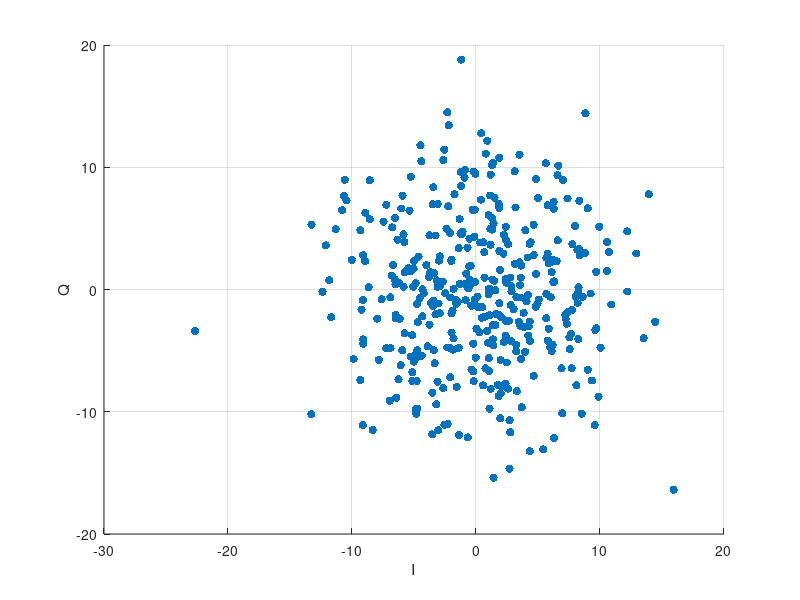

Write MATLAB code to recreate this figure.
Point = [
8.60662	-0.584141
-4.20736	-0.299705
9.933	5.13853
-3.39516	-4.97326
-9.23538	-1.64954
6.25543	7.16588
-2.54831	-11.0589
-6.14487	-2.39557
-0.112809	-0.845422
12.2012	-0.16294
-8.93048	6.27573
-5.46074	1.73214
-4.32134	0.0086945
-9.32365	-7.40383
-6.48497	-2.34411
-1.46171	-1.00459
12.929	2.94244
-5.85165	4.50898
-9.11121	2.7969
6.09457	1.4266
-3.16146	0.740808
-2.63135	10.5961
0.279751	-3.50759
1.1333	7.68634
7.33453	-2.79686
-10.5773	8.97611
-4.64076	2.69335
-12.3798	-0.189282
2.70704	-10.692
15.9407	-16.3821
1.29346	4.90263
4.82666	-1.40598
-7.61285	-0.795083
7.4206	-1.83597
7.20514	-2.08703
-1.6125	-0.832622
10.8973	-1.2268
-0.619007	0.0799214
-1.80362	0.0464522
7.76603	3.70692
5.86199	2.13697
-4.9945	2.33391
3.2943	-8.31346
3.24243	-5.0625
-13.2652	5.31382
-3.49176	6.97247
-0.134906	4.31391
12.1823	4.75378
6.63335	10.1358
1.41337	-15.4003
-9.12944	-11.0945
3.23512	-4.52132
-6.20277	0.543819
-1.08929	4.73795
-0.525001	4.16845
3.61877	0.960683
-5.95612	-4.97811
9.61641	-3.30985
-6.96195	-9.09639
-3.44492	8.37502
1.36848	-4.07935
-4.33003	-2.20202
0.768014	-6.44306
6.50373	2.31458
-5.83193	0.234903
5.78135	2.92865
9.68912	-3.17611
9.01843	6.63575
-1.39085	3.38575
1.87037	6.67992
-5.7563	1.41759
-2.14694	-4.76071
0.329915	3.84571
6.57059	9.354
1.83696	6.99011
-3.03668	-1.147
1.32251	0.807526
1.46407	0.71997
-10.4501	7.28534
0.59025	3.85282
2.70685	-14.6542
2.86345	-0.157177
-0.381753	-1.31371
8.36141	2.78896
-2.91038	0.279
0.24591	-1.43063
6.29647	-12.1413
-0.799485	1.29775
-1.9725	-1.96125
-1.73464	7.80022
2.40263	5.13158
4.83184	1.25776
-1.37752	-11.9101
3.49347	2.21617
10.557	1.50466
-5.27878	1.57773
1.41691	5.39844
0.40103	7.35335
-3.0943	6.9954
-7.24967	-4.81287
-8.6531	0.17512
-10.6522	7.66254
-8.55547	5.74281
6.175	-4.52251
2.75888	-11.6839
5.00569	7.50017
1.61938	-1.99777
3.96275	-5.10323
-5.75272	-3.59555
4.32823	-2.6162
5.79042	6.88464
-0.513424	0.304265
2.43871	0.555258
2.07825	-7.85797
6.27528	6.60716
-9.32259	4.85385
1.01406	6.08841
2.7481	0.977186
2.47671	-5.97383
-6.32478	4.06915
-0.0803183	0.638114
-3.78718	1.01398
-1.31273	0.453156
-4.8099	-5.16642
-9.10082	-4.4362
-0.556952	1.89661
-1.12407	4.52457
-4.75807	-9.73783
1.97834	-5.76869
-6.03065	6.62432
6.12274	2.27446
4.65642	5.29526
2.40742	0.865614
4.95321	-1.16149
8.78164	3.00326
-10.801	6.48196
-2.65103	-8.07199
4.40912	3.86036
-5.13174	-6.77145
-5.06859	0.225698
1.34324	-2.93094
-0.861537	0.452465
1.56905	-2.90768
-3.69267	1.41616
-2.08124	-0.65481
-0.686399	3.42853
-1.25706	4.56393
-3.42121	-0.917415
9.02009	-6.56719
8.09443	-7.8393
4.19511	-0.427839
-3.47371	-1.34205
-2.2749	-10.9997
6.89574	-6.4541
-1.55932	-7.96963
0.974051	-4.35473
10.5604	3.90393
0.688165	-2.24123
3.11932	9.67272
1.9344	1.58046
7.65947	-3.65828
8.17815	3.25397
6.59373	4.01227
5.68192	-0.364034
-0.0252094	-5.5658
5.87038	-3.20918
-5.25285	9.22378
1.16709	0.0208071
0.126555	-0.570745
-6.25241	-7.3446
-6.49344	0.425901
2.81019	-1.28337
-10.0123	2.42391
1.94683	-10.5419
-0.208165	9.65228
-12.1005	3.60593
-0.928911	9.14909
-0.35919	-6.55615
2.37792	-7.72232
-3.74575	-2.8662
1.85324	-2.09612
2.65687	-2.55099
-1.32789	5.76616
-0.254956	6.53766
0.89742	12.1654
-4.37599	-5.40469
0.13205	-1.39555
9.57764	-11.091
-1.22131	9.59578
-9.87631	-5.6835
-1.38367	-4.76629
10.0516	-4.74987
9.247	-0.328775
4.26753	-3.02006
-0.184378	-7.501
-2.9069	2.70639
7.23567	-2.39853
7.74003	-1.67816
5.78341	-4.1821
-5.92245	7.67643
-0.0949964	6.51954
3.45495	-2.65452
-13.2825	-10.1978
-2.31744	14.4837
-1.20366	8.48035
-6.6954	2.0114
7.52728	-3.92469
-2.08762	-7.18467
-1.99474	2.31601
4.65561	2.81671
7.38099	7.44391
0.801411	11.1141
3.5061	11.0207
8.25847	-0.204741
1.03234	-5.61006
1.05037	-6.68158
-1.85604	-4.91137
0.693895	0.966124
-11.3103	4.93705
-3.74986	4.4395
1.87419	10.7827
1.18555	-8.12703
-3.09811	-7.53523
7.55616	-4.87369
5.63069	10.3313
-6.78069	1.13534
8.8236	14.4149
8.18981	-1.10543
3.63723	1.95647
3.56188	-2.96618
-5.14697	-3.74426
-7.83652	-5.7602
0.50476	-1.44002
2.20252	2.93683
5.65578	-2.35525
1.88167	-1.12162
-2.24244	6.7944
2.40779	-2.54638
-0.233359	-6.70827
3.83862	-1.91893
-3.38743	1.33424
1.30137	10.1742
4.83543	9.03838
-7.97447	-2.37963
-5.78136	3.87929
2.2411	4.46889
1.82575	-8.71574
9.6922	1.44086
-3.89748	-4.65612
-2.5627	11.4455
-1.5931	-1.16597
-6.08125	-6.19612
-9.12572	-0.863307
-0.660674	-12.1024
-6.42806	-8.83726
-2.38926	4.98634
-7.45498	5.55614
7.71812	-6.43239
-3.32849	-6.03097
1.09009	-9.74742
-5.13279	-7.48104
9.87335	-8.76244
-2.32404	-4.74269
-0.898058	9.76658
3.54686	0.337349
-1.82183	-4.00752
3.984	4.84757
-3.5454	-11.8554
1.56402	-0.0643744
-5.2569	-5.4835
6.23357	0.593493
-1.2045	18.8068
1.88572	3.14696
2.24339	-4.30055
6.95284	-10.1286
-1.89215	-1.72298
3.25217	-0.638519
4.34775	-13.2341
7.02372	8.96071
-3.62024	-1.10192
1.75533	-7.79271
8.53827	-10.1563
1.16204	4.95461
-8.33007	-11.4934
-4.83322	-5.62303
-4.72614	-4.96135
1.48842	7.51451
-0.51135	0.781931
14.4487	-2.65195
2.38537	-3.79421
3.04123	-1.61969
-4.69001	-2.67085
-6.90362	-0.638053
-6.55069	0.840263
2.38346	-7.94593
0.42102	12.7821
-2.48748	-0.308531
-9.1051	-4.08602
-2.10612	4.63323
2.57849	-8.11204
1.99917	-8.50235
-6.89608	-4.79005
4.21295	-3.76946
-5.0253	1.70774
0.464384	-2.31585
2.82282	-4.2345
2.8446	0.275319
3.87128	-3.06328
1.01253	0.0294972
10.7177	3.06913
-5.29459	1.47592
-6.76608	5.08137
-3.52057	-8.43896
-5.00571	-5.89274
-4.75794	-1.16312
-3.05131	-11.5122
6.15068	2.4413
5.4101	-13.082
-0.220043	-4.42788
3.13285	2.08929
3.61385	-0.65715
2.40794	4.06451
1.35793	10.3465
5.94127	2.42753
-6.47315	-2.07087
1.18659	9.39835
13.9449	7.78405
0.671567	3.05531
-5.36571	6.45875
-4.4866	11.7863
-4.86298	-9.80997
-8.56925	8.93569
5.67207	2.59077
-3.20908	-9.40307
0.565427	-7.84733
-0.128454	-1.30488
0.0430445	-3.22284
8.26591	0.175094
-0.426815	1.94354
3.68848	-9.64107
6.1059	-5.02644
6.29505	0.660481
8.32254	3.30314
-3.26052	-2.02708
4.18075	2.61631
1.29365	5.86598
8.33823	7.25963
-4.54114	-0.705416
-22.6643	-3.39912
5.07087	-0.815153
3.62483	-5.70129
-11.6784	-2.26394
-4.78012	-7.48887
-3.09618	0.210881
-11.8364	0.762315
-3.25891	4.41595
5.97653	-4.74134
8.06059	-0.563066
-0.838713	-0.862727
4.32573	3.73055
-2.98218	2.36079
2.07391	-2.29196
-4.00451	1.99591
3.19578	6.70559
1.0251	-0.387995
4.07645	-0.971476
13.5183	-3.9846
-6.52608	5.85875
-4.87095	0.516673
9.35403	-7.44634
1.06082	-2.11592
1.3948	-4.56297
-2.90993	-1.9511
7.99314	5.19479
-1.96705	-3.52213
2.59153	3.71759
-2.19036	13.4236
-4.82494	-10.1574
-0.045371	9.45616
-8.94124	2.32521
6.03859	-0.633824
-1.9852	2.45234
-7.23609	6.9247
-2.67951	0.634493
1.16956	3.64895
0.880893	-3.40735
8.24652	-4.05518
-4.41073	10.4879
4.65111	-7.06956
4.35161	-4.23209
]
c1 = Point(:,1), c2 = Point(:,2)
figure
scatter(c1, c2, 'filled')
xlabel('I')
ylabel('Q')
grid on;
